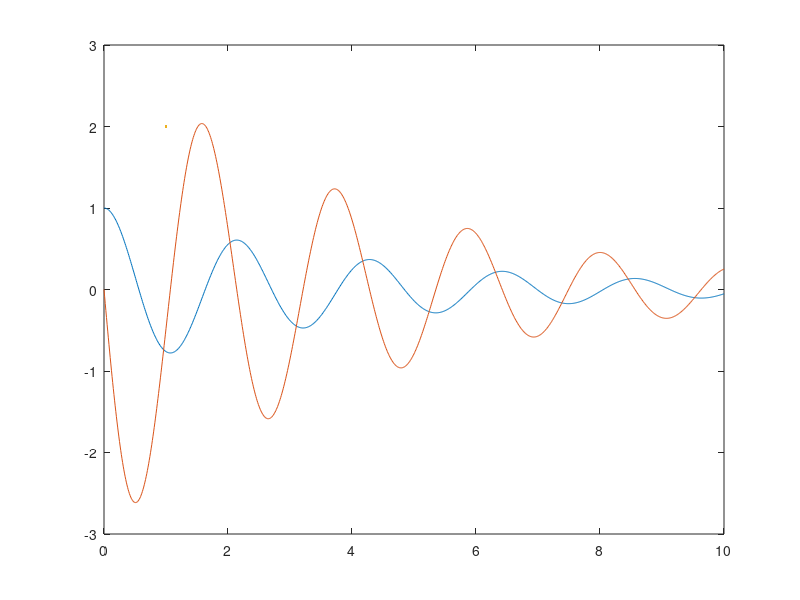

Here is the MATLAB script that generated this plot: (Note: this script raises an error after producing the figure.)
clc
clear
close all


m = 3000;
k = 26000;
c = 1400;


A = [0 1;-(k)/(m) -(c)/(m)];
x_init = [1; 0]; %[x , x_dot]
StateSpace = @(t, x) A*x;
[tspan, x] = ode45(StateSpace, 0:.01: 10, x_init);
x = x';

figure(1)
plot(tspan,x,linewidth = 2)




%% Raw data plots Small

 figure(1)
 tiledlayout(3,1)
 nexttile
plot(Acc_Data.Time_Acceleration,Acc_Data.Amplitude_Acceleration,LineWidth=3)
hold on

added = 200/1000;

m = 109.87/1000 + 70/1000 + added;

k = 140.61;
c = 0.053;
A = [0 1;-(k)/(m) -(c)/(m)];
x_init = [0.0025; 0];
ode = @(t, x) A*x;
[tspan, x] = ode45(ode, 0:.01: 10, x_init);
x = x';
acc = (-k*x(1,:)-c*x(2,:))/m;

a = (pi/4)*(1.5/39.37)^2;
u = c/(6*pi*a);
u  = u/10;
plot(tspan,acc,':',LineWidth=2)
title("Small, Air 200g added weight, c ="+ c + ", mu =" + u )
legend('Experimental', "estemated respones using C = " + c)
ylabel("m/s/s")
xlabel("s")
%%
 nexttile
plot(Acc_Data.Time_Acceleration,Acc_Data.Amplitude_Acceleration_1,LineWidth=3)
hold on

added = 200/1000;

m = 109.87/1000 + 70/1000 + added;

k = 140.61;
c = 0.22;
A = [0 1;-(k)/(m) -(c)/(m)];
x_init = [0.0015; 0];
ode = @(t, x) A*x;
[tspan, x] = ode45(ode, 0:.01: 10, x_init);
x = x';
acc = (-k*x(1,:)-c*x(2,:))/m;

a = (pi/4)*(2/39.37)^2;
u = c/(6*pi*a);
u  = u/10;
plot(tspan,acc,':',LineWidth=2)
title("Small, water 200g added weight, c ="+ c + ", mu =" + u )
legend('Experimental', "estemated respones using C = " + c)
ylabel("m/s/s")
xlabel("s")
%%
 nexttile
plot(Acc_Data.Time_Acceleration,Acc_Data.Amplitude_Acceleration_2,LineWidth=3)
hold on

added = 200/1000;

m = 109.87/1000 + 70/1000 + added;

k = 140.61;
c = 0.65;
A = [0 1;-(k)/(m) -(c)/(m)];
x_init = [0.0015; 0];
ode = @(t, x) A*x;
[tspan, x] = ode45(ode, 0:.01: 10, x_init);
x = x';
acc = (-k*x(1,:)-c*x(2,:))/m;

a = (pi/4)*(2/39.37)^2;
u = c/(6*pi*a);
u  = u/10;
plot(tspan,acc,':',LineWidth=2)
title("Small, glyce 200g added weight, c ="+ c + ", mu =" + u )
legend('Experimental', "estemated respones using C = " + c)
ylabel("m/s/s")
xlabel("s")

%% Raw data plots medium

 figure(2)
 tiledlayout(3,1)
 nexttile
plot(Acc_Data.Time_Acceleration,Acc_Data.Amplitude_Acceleration_3,LineWidth=3)
hold on

added = 200/1000;

m = 109.87/1000 + 70/1000 + added;

k = 140.61;
c = 0.053;
A = [0 1;-(k)/(m) -(c)/(m)];
x_init = [0.0026; 0];
ode = @(t, x) A*x;
[tspan, x] = ode45(ode, 0:.01: 10, x_init);
x = x';
acc = (-k*x(1,:)-c*x(2,:))/m;

a = (pi/4)*(1.5/39.37)^2;
u = c/(6*pi*a);
u  = u/10;
plot(tspan,acc,':',LineWidth=2)
title("Small, Air 200g added weight, c ="+ c + ", mu =" + u )
legend('Experimental', "estemated respones using C = " + c)

 nexttile
plot(Acc_Data.Time_Acceleration,Acc_Data.Amplitude_Acceleration_4,LineWidth=3)
hold on

added = 200/1000;

m = 109.87/1000 + 70/1000 + added;

k = 140.61;
c = 0.35;
A = [0 1;-(k)/(m) -(c)/(m)];
x_init = [0.001; 0];
ode = @(t, x) A*x;
[tspan, x] = ode45(ode, 0:.01: 10, x_init);
x = x';
acc = (-k*x(1,:)-c*x(2,:))/m;

a = (pi/4)*(2/39.37)^2;
u = c/(6*pi*a);
u  = u/10;
plot(tspan,acc,':',LineWidth=2)
title("medium, Air 200g added weight, c ="+ c + ", mu =" + u )
legend('Experimental', "estemated respones using C = " + c)


 nexttile
plot(Acc_Data.Time_Acceleration,Acc_Data.Amplitude_Acceleration_5,LineWidth=3)
hold on

added = 200/1000;

m = 109.87/1000 + 70/1000 + added;

k = 140.61;
c = 1;
A = [0 1;-(k)/(m) -(c)/(m)];
x_init = [0.0009; 0];
ode = @(t, x) A*x;
[tspan, x] = ode45(ode, 0:.01: 10, x_init);
x = x';
acc = (-k*x(1,:)-c*x(2,:))/m;

a = (pi/4)*(2/39.37)^2;
u = c/(6*pi*a);
u  = u/10;
plot(tspan,acc,':',LineWidth=2)
title("large, Air 200g added weight, c ="+ c + ", mu =" + u )
legend('Experimental', "estemated respones using C = " + c)



%% Raw data plots Large

 figure(3)
 tiledlayout(3,1)
 nexttile
plot(Acc_Data.Time_Acceleration,Acc_Data.Amplitude_Acceleration_6,LineWidth=3)
hold on

added = 200/1000;

m = 109.87/1000 + 70/1000 + added;

k = 140.61;
c = 0.053;
A = [0 1;-(k)/(m) -(c)/(m)];
x_init = [0.0026; 0];
ode = @(t, x) A*x;
[tspan, x] = ode45(ode, 0:.01: 10, x_init);
x = x';
acc = (-k*x(1,:)-c*x(2,:))/m;

a = (pi/4)*(1.5/39.37)^2;
u = c/(6*pi*a);
u  = u/10;
plot(tspan,acc,':',LineWidth=2)
title("Small, Air 200g added weight, c ="+ c + ", mu =" + u )
legend('Experimental', "estemated respones using C = " + c)

 nexttile
plot(Acc_Data.Time_Acceleration,Acc_Data.Amplitude_Acceleration_7,LineWidth=3)
hold on

added = 200/1000;

m = 109.87/1000 + 70/1000 + added;

k = 140.61;
c = 0.70;
A = [0 1;-(k)/(m) -(c)/(m)];
x_init = [0.001; 0];
ode = @(t, x) A*x;
[tspan, x] = ode45(ode, 0:.01: 10, x_init);
x = x';
acc = (-k*x(1,:)-c*x(2,:))/m;

a = (pi/4)*(2/39.37)^2;
u = c/(6*pi*a);
u  = u/10;
plot(tspan,acc,':',LineWidth=2)
title("medium, Air 200g added weight, c ="+ c + ", mu =" + u )
legend('Experimental', "estemated respones using C = " + c)


 nexttile
plot(Acc_Data.Time_Acceleration,Acc_Data.Amplitude_Acceleration_8,LineWidth=3)
hold on

added = 200/1000;

m = 109.87/1000 + 70/1000 + added;

k = 140.61;
c = 1.25;
A = [0 1;-(k)/(m) -(c)/(m)];
x_init = [0.0007; 0];
ode = @(t, x) A*x;
[tspan, x] = ode45(ode, 0:.01: 10, x_init);
x = x';
acc = (-k*x(1,:)-c*x(2,:))/m;

a = (pi/4)*(2/39.37)^2;
u = c/(6*pi*a);
u  = u/10;
plot(tspan,acc,':',LineWidth=2)
title("large, Air 200g added weight, c ="+ c + ", mu =" + u )
legend('Experimental', "estemated respones using C = " + c)

%%
figure(100)
c = 0.5;
for i  =1:5

added = 200/1000;

m = 109.87/1000 + 70/1000 + added;

k = 10;
c = c+0.5;
A = [0 1;-(k)/(m) -(c)/(m)];
x_init = [5; 0];
ode = @(t, x) A*x;
[tspan, x] = ode45(ode, 0:.01: 4, x_init);
x = x';
acc = (-k*x(1,:)-c*x(2,:))/m;

plot(tspan,x(1,:),LineWidth=2)
hold on
grid on
end

legend("c = 1 Ns/m","c = 1.5 Ns/m","c = 2 Ns/m", "c = 2.5 Ns/m", "c = 3 Ns/m")